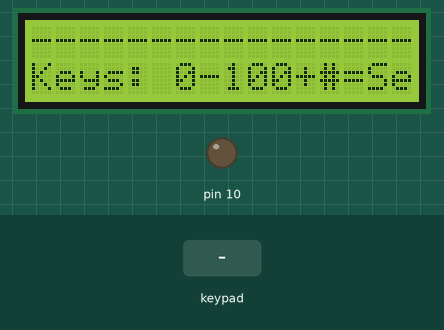
A program run on a simulated Arduino Mega 2560, built with avr-gcc and run on an emulated ATmega2560. On the bench: 16×2 character LCD, output pins drawn as LEDs (lit = HIGH). Inputs (shaded band) come from the test bench. What the program prints to the serial monitor is not drawn.

Above: at 0.9 s.
1.0 s: key 'D' pressed
At 1.59 s:
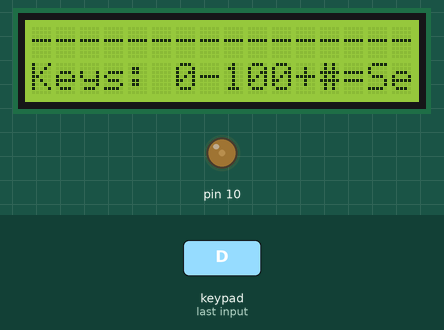
At 2.06 s:
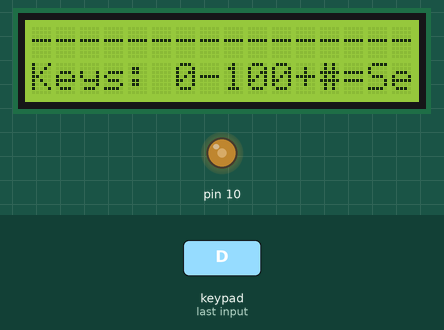
3.1 s: key 'C' pressed
At 3.99 s:
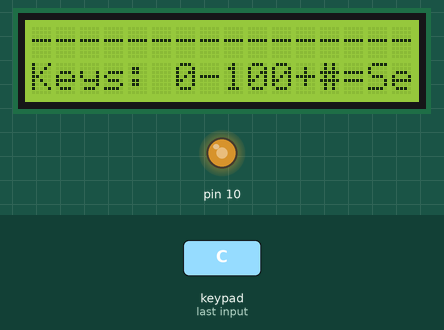
Timing chart, 0 to 6.6 s (numbered marks = the images above; inputs shaded):
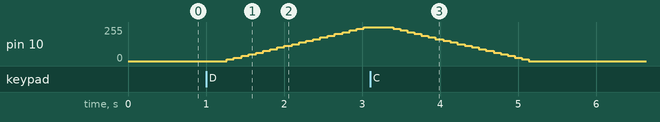

Measured:
- after the input at 1.0 s, pin 10: moves from 0/255 to 255/255 over 1.8 s, starting after 0.27 s
- after the input at 3.1 s, pin 10: moves from 255/255 to 0/255 over 1.7 s, starting after 0.29 s

The program:

main.cpp
```cpp
#include <Arduino.h>
#include <Arduino_FreeRTOS.h>
#include <Keypad.h>
#include <Wire.h>
#include <LiquidCrystal_I2C.h>
#include <lcd/LcdStdioManager.h>
#include <keypad/KeypadStdioManager.h>
#include "actuator.h"
#include <serialio/serialio.h>
#include "tasks.h"

// LCD configuration
LiquidCrystal_I2C lcd(0x27, 16, 2);

// Keypad configuration
byte rowPins[4] = {9, 8, 7, 6};
byte colPins[4] = {5, 4, 3, 2};

char keys[4][4] = {
    {'1', '2', '3', 'A'},
    {'4', '5', '6', 'B'},
    {'7', '8', '9', 'C'},
    {'*', '0', '#', 'D'}
};

Keypad keypad = Keypad(makeKeymap(keys), rowPins, colPins, 4, 4);

// Global actuator instance (PWM on pin 10)
PwmActuator actuator(10);

void setup() {
    Serial.begin(9600);
    actuator.begin();

    lcd.init();
    lcd.backlight();

    // Static prevents object destruction after setup ends
    static LcdStdioManager lcdManager;
    lcdManager.setup(&lcd);
    KeypadStdioManager::setup(&keypad);

    redirectSerialToStdio(false, false, true);

    // Create FreeRTOS tasks
    xTaskCreate(TaskRead,    "ReadTask",    200, NULL,         1, NULL);
    xTaskCreate(TaskFilter,  "FilterTask",  200, &actuator,    2, NULL);
    xTaskCreate(TaskDisplay, "DisplayTask", 200, NULL,         1, NULL);

    fprintf(stderr, "Setup complete. Starting scheduler...\n");
    vTaskStartScheduler();
}

void loop() {}
```

actuator.cpp
```cpp
#include "actuator.h"

PwmActuator::PwmActuator(uint8_t p) : pin(p), currentSpeed(0), currentPwm(0) {}

void PwmActuator::begin() {
    pinMode(pin, OUTPUT);
    analogWrite(pin, 0);
}

void PwmActuator::setSpeed(uint8_t speed) {
    // Saturate to valid range
    if (speed > ACTUATOR_MAX) speed = ACTUATOR_MAX;

    currentSpeed = speed;
    currentPwm = map(speed, ACTUATOR_MIN, ACTUATOR_MAX, 0, PWM_MAX);
    analogWrite(pin, currentPwm);
}

uint8_t PwmActuator::getSpeed() {
    return currentSpeed;
}

uint8_t PwmActuator::getPwm() {
    return currentPwm;
}
```

actuator.h
```cpp
#pragma once

#include <Arduino.h>

// Configuration constants
constexpr uint8_t ACTUATOR_MIN = 0;
constexpr uint8_t ACTUATOR_MAX = 100;
constexpr uint16_t PWM_MAX = 255;

// Abstract interface for analog actuators
class AnalogActuator {
  public:
    virtual void setSpeed(uint8_t speed) = 0;
    virtual uint8_t getSpeed() = 0;
    virtual void begin() = 0;
    virtual ~AnalogActuator() {}
};

// Concrete implementation for PWM-based actuator control
class PwmActuator : public AnalogActuator {
  private:
    uint8_t pin;
    uint8_t currentSpeed;  // 0-100%
    uint8_t currentPwm;    // 0-255

  public:
    PwmActuator(uint8_t p);
    void begin() override;
    void setSpeed(uint8_t speed) override;
    uint8_t getSpeed() override;
    uint8_t getPwm();
};
```

tasks.cpp
```cpp
#include "tasks.h"
#include <Arduino.h>
#include <Arduino_FreeRTOS.h>
#include <serialio/serialio.h>
#include <lcd/LcdStdioManager.h>

// Shared state variables
volatile uint8_t rawSpeed = 0;
volatile uint8_t filteredSpeed = 0;
volatile uint8_t outputSpeed = 0;
volatile bool commandReady = false;
volatile bool limitReached = false;
volatile bool overloadDetected = false;
volatile SystemState sysState = {0, 0, 0, false, false};

// Median filter buffer
constexpr uint8_t MEDIAN_SIZE = 5;
static uint8_t medianBuffer[MEDIAN_SIZE];
static uint8_t medianIndex = 0;

// Weighted averaging coefficients (sum = 10)
constexpr uint8_t WEIGHTS[3] = {5, 3, 2};  // Recent values weighted more
static uint8_t historyBuffer[3] = {0, 0, 0};

// Ramping step per cycle
constexpr uint8_t RAMP_STEP = 5;

// Input buffer for multi-digit input
static char inputBuffer[4] = {0};
static uint8_t inputIndex = 0;

// Utility: Sort array for median calculation
static void sortArray(uint8_t* arr, uint8_t size) {
    for (uint8_t i = 0; i < size - 1; i++) {
        for (uint8_t j = i + 1; j < size; j++) {
            if (arr[i] > arr[j]) {
                uint8_t temp = arr[i];
                arr[i] = arr[j];
                arr[j] = temp;
            }
        }
    }
}

// Task 1: Read commands from keypad
void TaskRead(void* pvParameters) {
    while (true) {
        char c = 0;
        int result = scanf("%c", &c);

        if (result > 0 && c != '\0' && c != '\n' && c != '\r') {
            if (c >= '0' && c <= '9') {
                // Accumulate digits for multi-digit value
                if (inputIndex < 3) {
                    inputBuffer[inputIndex++] = c;
                    inputBuffer[inputIndex] = '\0';
                }
            } else if (c == '#' || c == 'A') {
                // Confirm input (# or A key)
                if (inputIndex > 0) {
                    int value = atoi(inputBuffer);
                    // Validate: clamp to 0-100
                    if (value > 100) {
                        value = 100;
                        limitReached = true;
                    } else {
                        limitReached = false;
                    }
                    rawSpeed = (uint8_t)value;
                    commandReady = true;

                    // Reset buffer
                    inputIndex = 0;
                    inputBuffer[0] = '\0';
                }
            } else if (c == '*' || c == 'B') {
                // Cancel input (* or B key)
                inputIndex = 0;
                inputBuffer[0] = '\0';
            } else if (c == 'C') {
                // Emergency stop
                rawSpeed = 0;
                commandReady = true;
                overloadDetected = true;
                inputIndex = 0;
                inputBuffer[0] = '\0';
            } else if (c == 'D') {
                // Full speed
                rawSpeed = 100;
                commandReady = true;
                limitReached = true;
                inputIndex = 0;
                inputBuffer[0] = '\0';
            }
        }

        vTaskDelay(pdMS_TO_TICKS(TASK_READ_PERIOD));
    }
}

// Task 2: Filter and condition signal
void TaskFilter(void* pvParameters) {
    PwmActuator* actuator = static_cast<PwmActuator*>(pvParameters);

    // Initialize median buffer
    for (uint8_t i = 0; i < MEDIAN_SIZE; i++) {
        medianBuffer[i] = rawSpeed;
    }
    historyBuffer[0] = historyBuffer[1] = historyBuffer[2] = rawSpeed;

    while (true) {
        // 1. Saturation (already done in input validation, but ensure here)
        uint8_t saturated = rawSpeed;
        if (saturated > ACTUATOR_MAX) saturated = ACTUATOR_MAX;
        if (saturated < ACTUATOR_MIN) saturated = ACTUATOR_MIN;

        // 2. Median filter (remove impulse noise)
        medianBuffer[medianIndex] = saturated;
        medianIndex = (medianIndex + 1) % MEDIAN_SIZE;

        uint8_t sortedBuffer[MEDIAN_SIZE];
        for (uint8_t i = 0; i < MEDIAN_SIZE; i++) {
            sortedBuffer[i] = medianBuffer[i];
        }
        sortArray(sortedBuffer, MEDIAN_SIZE);
        uint8_t medianValue = sortedBuffer[MEDIAN_SIZE / 2];

        // 3. Weighted average (reduce fluctuations)
        historyBuffer[2] = historyBuffer[1];
        historyBuffer[1] = historyBuffer[0];
        historyBuffer[0] = medianValue;

        uint16_t weightedSum = historyBuffer[0] * WEIGHTS[0]
                             + historyBuffer[1] * WEIGHTS[1]
                             + historyBuffer[2] * WEIGHTS[2];
        filteredSpeed = weightedSum / 10;  // Divide by sum of weights

        // 4. Ramping (soft start/stop)
        int16_t diff = (int16_t)filteredSpeed - (int16_t)outputSpeed;
        if (diff > RAMP_STEP) {
            outputSpeed += RAMP_STEP;
        } else if (diff < -RAMP_STEP) {
            outputSpeed -= RAMP_STEP;
        } else {
            outputSpeed = filteredSpeed;
        }

        // 5. Apply to actuator
        actuator->setSpeed(outputSpeed);

        // Update system state
        sysState.raw = rawSpeed;
        sysState.filtered = filteredSpeed;
        sysState.output = outputSpeed;
        sysState.limitAlert = limitReached;
        sysState.overloadAlert = overloadDetected;

        vTaskDelay(pdMS_TO_TICKS(TASK_FILTER_PERIOD));
    }
}

// Task 3: Display on LCD
void TaskDisplay(void* pvParameters) {
    while (true) {
        // Clear and display structured report
        printf("\x1B[2J\x1B[H");  // Clear screen (ANSI escape)

        printf("=== ACTUATOR REPORT ===\n");
        printf("Raw:      %3d%%\n", sysState.raw);
        printf("Filtered: %3d%%\n", sysState.filtered);
        printf("Output:   %3d%%\n", sysState.output);
        printf("-----------------------\n");

        // Status and alerts
        if (sysState.overloadAlert) {
            printf("ALERT: OVERLOAD!\n");
            overloadDetected = false;  // Reset after display
        } else if (sysState.limitAlert) {
            printf("ALERT: LIMIT REACHED\n");
        } else {
            printf("Status: NORMAL\n");
        }

        printf("-----------------------\n");
        printf("Keys: 0-100+#=Set C=Stop\n");

        vTaskDelay(pdMS_TO_TICKS(TASK_DISPLAY_PERIOD));
    }
}
```

tasks.h
```cpp
#ifndef TASKS_H
#define TASKS_H

#include "actuator.h"
#include <Arduino_FreeRTOS.h>

// Task periods (ms)
constexpr uint32_t TASK_READ_PERIOD = 50;       // Keypad reading period
constexpr uint32_t TASK_FILTER_PERIOD = 100;    // Filtering period
constexpr uint32_t TASK_DISPLAY_PERIOD = 500;   // LCD display period

// Shared state variables (accessed by tasks)
extern volatile uint8_t rawSpeed;           // Raw input speed (0-100%)
extern volatile uint8_t filteredSpeed;      // Filtered speed (0-100%)
extern volatile uint8_t outputSpeed;        // Output speed with ramping (0-100%)
extern volatile bool commandReady;          // Flag for new command
extern volatile bool limitReached;          // Alert: limit reached
extern volatile bool overloadDetected;      // Alert: overload

// System state
struct SystemState {
    uint8_t raw;
    uint8_t filtered;
    uint8_t output;
    bool limitAlert;
    bool overloadAlert;
};

extern volatile SystemState sysState;

// Task function declarations
void TaskRead(void* pvParameters);      // Read commands from keypad
void TaskFilter(void* pvParameters);    // Filter and condition signal
void TaskDisplay(void* pvParameters);   // Display on LCD

#endif // TASKS_H
```
